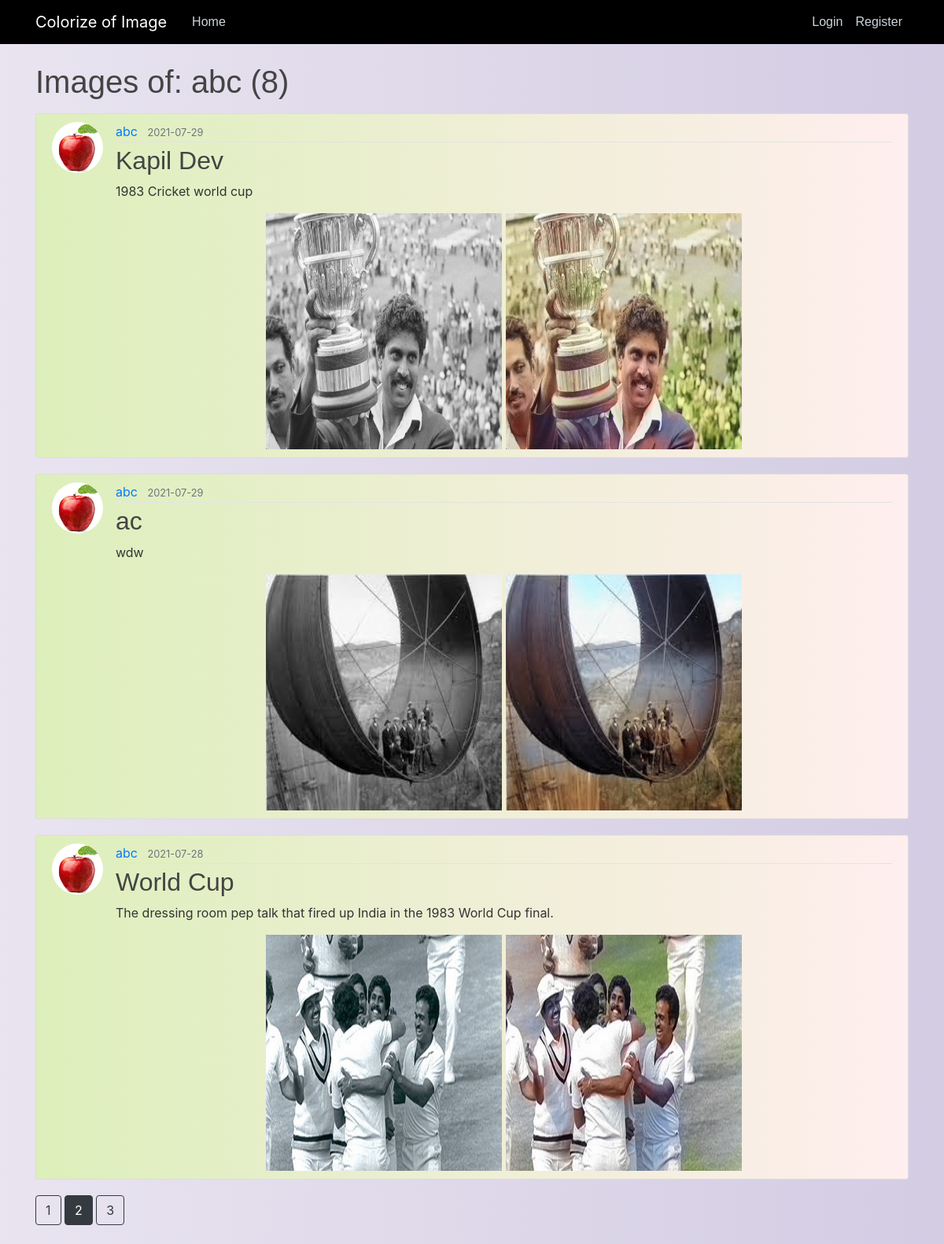
The app's page /user/abc?page=2 with its own data.
### my_project/models.py (models this page shows, shortened)
class User(db.Model, UserMixin):
	id = db.Column(db.Integer, primary_key=True)
	username = db.Column(db.String(20), unique=True, nullable=False)
	email = db.Column(db.String(120), unique=True, nullable=False)
	image_file = db.Column(db.String(20), nullable=False, default='default.jpg')
	password = db.Column(db.String(60), nullable=False)
	posts = db.relationship('Post', backref='author', lazy=True)

class Post(db.Model):
	id = db.Column(db.Integer, primary_key=True)
	title = db.Column(db.String(100), nullable=False)
	date_posted = db.Column(db.DateTime, nullable=False, default=datetime.utcnow)
	content = db.Column(db.Text, nullable=False)
	visibility = db.Column(db.Text, default="0")
	image_file = db.Column(db.String(20), nullable=False)
	output_file = db.Column(db.String(20), nullable=False)
	user_id = db.Column(db.Integer, db.ForeignKey('user.id'), nullable=False)

### my_project/routes.py (the view)
@app.route("/user/<string:username>")
def user_post(username):
	page = request.args.get('page', 1, type=int)
	user = User.query.filter_by(username=username).first_or_404()
	if current_user.is_authenticated:
		posts = Post.query.filter_by(author=user)\
			.order_by(Post.date_posted.desc())\
			.paginate(page=page, per_page=3)
	else:
		posts = Post.query.filter_by(author=user,visibility=0)\
			.order_by(Post.date_posted.desc())\
			.paginate(page=page, per_page=3)
	return render_template('user_post.html', post=posts, user=user)

### my_project/templates/user_post.html
{% extends "layout.html" %}
{% block content %}
	<h1 class="mb-3">Images of: {{user.username}} ({{post.total}})</h1>
	{% for p in post.items %}
		<article class="media content-section">
			<img class='rounded-circle article-img' src='{{ url_for("static", filename="profile_pics/" + p.author.image_file) }}'>
	  		<div class="media-body">
			    <div class="article-metadata">
			      <a class="mr-2" href="{{url_for('user_post',username=p.author.username)}}">{{ p.author.username }}</a>
			      <small class="text-muted">{{ p.date_posted.strftime('%Y-%m-%d') }}</small>
			    </div>
			    <h2><a class="article-title" href="{{ url_for('post', post_id=p.id ) }}">{{ p.title }}</a></h2>
		    	<p class="article-content">{{ p.content }}</p>
                <center>
		    	<img class='' height="300" width="300" src='{{ url_for("static", filename="input_pics/" + p.image_file) }}'>
		    	<img class='' height="300" width="300" src='{{ url_for("static", filename="output_pics/" + p.output_file) }}'>
                </center>
		  	</div>
		</article>
	{% endfor%}
	{% for page_num in post.iter_pages(left_edge=1, right_edge=1, left_current=1, right_current=2) %}
		{% if page_num %}
			{% if post.page == page_num %}
				<a class="btn btn-dark mb-4" href="{{url_for('user_post', username=user.username, page=page_num)}}">{{ page_num }}</a>
			{% else %}
				<a class="btn btn-outline-dark mb-4" href="{{url_for('user_post', username=user.username, page=page_num)}}">{{ page_num }}</a>
			{% endif %}
		{% else %}
			...
		{% endif %}
	{% endfor %}
{% endblock content %}

### my_project/static/main.css (style rules this page uses)
body { background: #D3CCE3; background: -webkit-linear-gradient(to right, #E9E4F0, #D3CCE3); background: linear-gradient(to right, #E9E4F0, #D3CCE3); color: #333333; margin-top: 5rem; }
h1, h2, h3, h4, h5, h6 { color: #444444; font-family: 'helvetica' }
.content-section { background: #FFEEEE; background: -webkit-linear-gradient(to right, #DDEFBB, #FFEEEE); background: linear-gradient(to right, #DDEFBB, #FFEEEE); padding: 10px 20px; border: 1px solid #dddddd; border-radius: 3px; margin-bottom: 20px; }
.article-title { color: #444444; }
.article-content { white-space: pre-line; }
.article-img { height: 65px; width: 65px; margin-right: 16px; }
.article-metadata { padding-bottom: 1px; margin-bottom: 4px; border-bottom: 1px solid #e3e3e3 }

### records on screen
User: username "abc"
Post: image_file (picture), author.username "abc", date_posted "2021-07-29", title "Kapil Dev", content "1983 Cricket world cup", output_file (picture)
Post: image_file (picture), author.username "abc", date_posted "2021-07-29", title "ac", content "wdw", output_file (picture)
Post: image_file (picture), author.username "abc", date_posted "2021-07-28", title "World Cup", content "The dressing room pep talk that fired up India in the 1983 World Cup final.", output_file (picture)

### other values on screen
{{ post.total }} "8"
{{ page_num }} "1" "3"
{{ page_num }} "2"
